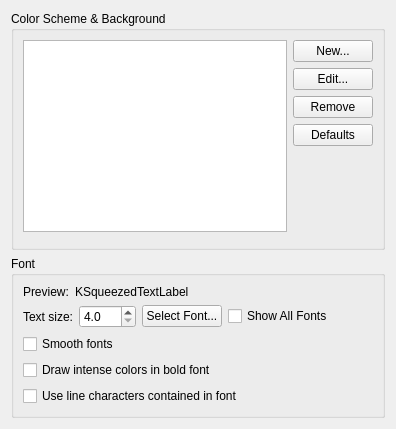
     <widget class="QWidget" name="appearanceTab">
      <attribute name="title">
       <string>Appearance</string>
      </attribute>
      <layout class="QVBoxLayout">
       <item>
        <widget class="QGroupBox" name="groupBox">
         <property name="sizePolicy">
          <sizepolicy hsizetype="Preferred" vsizetype="Preferred">
           <horstretch>0</horstretch>
           <verstretch>1</verstretch>
          </sizepolicy>
         </property>
         <property name="title">
          <string>Color Scheme &amp;&amp; Background</string>
         </property>
         <property name="flat">
          <bool>true</bool>
         </property>
         <layout class="QGridLayout">
          <item row="0" column="0" rowspan="5">
           <widget class="QListView" name="colorSchemeList">
            <property name="verticalScrollMode">
             <enum>QAbstractItemView::ScrollPerPixel</enum>
            </property>
           </widget>
          </item>
          <item row="0" column="1">
           <widget class="QPushButton" name="newColorSchemeButton">
            <property name="toolTip">
             <string>Create a new color scheme based upon the selected scheme</string>
            </property>
            <property name="text">
             <string comment="@action:button Create an alternate color scheme">New...</string>
            </property>
           </widget>
          </item>
          <item row="1" column="1">
           <widget class="QPushButton" name="editColorSchemeButton">
            <property name="toolTip">
             <string>Edit the selected color scheme</string>
            </property>
            <property name="text">
             <string>Edit...</string>
            </property>
           </widget>
          </item>
          <item row="2" column="1">
           <widget class="QPushButton" name="removeColorSchemeButton">
            <property name="toolTip">
             <string>Delete the selected color scheme</string>
            </property>
            <property name="text">
             <string>Remove</string>
            </property>
           </widget>
          </item>
          <item row="3" column="1">
           <widget class="QPushButton" name="resetColorSchemeButton">
            <property name="toolTip">
             <string>Reset the selected color scheme settings to the default values</string>
            </property>
            <property name="text">
             <string>Defaults</string>
            </property>
           </widget>
          </item>
          <item row="4" column="1">
           <spacer>
            <property name="orientation">
             <enum>Qt::Vertical</enum>
            </property>
            <property name="sizeHint" stdset="0">
             <size>
              <width>20</width>
              <height>20</height>
             </size>
            </property>
           </spacer>
          </item>
          <item row="5" column="0">
           <widget class="KMessageWidget" name="transparencyWarningWidget"/>
          </item>
         </layout>
        </widget>
       </item>
       <item>
        <widget class="QGroupBox" name="groupBox_3">
         <property name="title">
          <string>Font</string>
         </property>
         <property name="flat">
          <bool>true</bool>
         </property>
         <layout class="QVBoxLayout">
          <item>
           <layout class="QHBoxLayout">
            <item>
             <widget class="QLabel" name="label_7">
              <property name="text">
               <string>Preview:</string>
              </property>
             </widget>
            </item>
            <item>
             <widget class="KSqueezedTextLabel" name="fontPreviewLabel">
              <property name="sizePolicy">
               <sizepolicy hsizetype="Preferred" vsizetype="Preferred">
                <horstretch>1</horstretch>
                <verstretch>0</verstretch>
               </sizepolicy>
              </property>
              <property name="text">
               <string comment="KDE::DoNotExtract">KSqueezedTextLabel</string>
              </property>
              <property name="textElideMode" stdset="0">
               <string>Qt::ElideRight</string>
              </property>
             </widget>
            </item>
           </layout>
          </item>
          <item>
           <layout class="QHBoxLayout">
            <item>
             <widget class="QLabel" name="label_4">
              <property name="text">
               <string>Text size:</string>
              </property>
              <property name="alignment">
               <set>Qt::AlignRight|Qt::AlignTrailing|Qt::AlignVCenter</set>
              </property>
             </widget>
            </item>
            <item>
             <widget class="QDoubleSpinBox" name="fontSizeInput">
              <property name="decimals">
               <number>1</number>
              </property>
              <property name="minimum">
               <double>4.000000000000000</double>
              </property>
              <property name="maximum">
               <double>999.000000000000000</double>
              </property>
              <property name="singleStep">
               <double>1.000000000000000</double>
              </property>
             </widget>
            </item>
            <item>
             <widget class="QPushButton" name="selectFontButton">
              <property name="toolTip">
               <string>Select the font used in this profile</string>
              </property>
              <property name="text">
               <string>Select Font...</string>
              </property>
             </widget>
            </item>
            <item>
             <widget class="QCheckBox" name="showAllFontsButton">
              <property name="toolTip">
               <string>Show all fonts instead of the monospaced fonts</string>
              </property>
              <property name="text">
               <string>Show All Fonts</string>
              </property>
             </widget>
            </item>
            <item>
             <spacer name="horizontalSpacer_4">
              <property name="orientation">
               <enum>Qt::Horizontal</enum>
              </property>
              <property name="sizeHint" stdset="0">
               <size>
                <width>40</width>
                <height>20</height>
               </size>
              </property>
             </spacer>
            </item>
           </layout>
          </item>
          <item>
           <widget class="QCheckBox" name="antialiasTextButton">
            <property name="text">
             <string>Smooth fonts</string>
            </property>
           </widget>
          </item>
          <item>
           <widget class="QCheckBox" name="boldIntenseButton">
            <property name="text">
             <string>Draw intense colors in bold font</string>
            </property>
           </widget>
          </item>
          <item>
           <widget class="QCheckBox" name="useFontLineCharactersButton">
            <property name="toolTip">
             <string>Use the selected font for line characters instead of the builtin code</string>
            </property>
            <property name="text">
             <string>Use line characters contained in font</string>
            </property>
           </widget>
          </item>
         </layout>
        </widget>
       </item>
      </layout>
     </widget>
